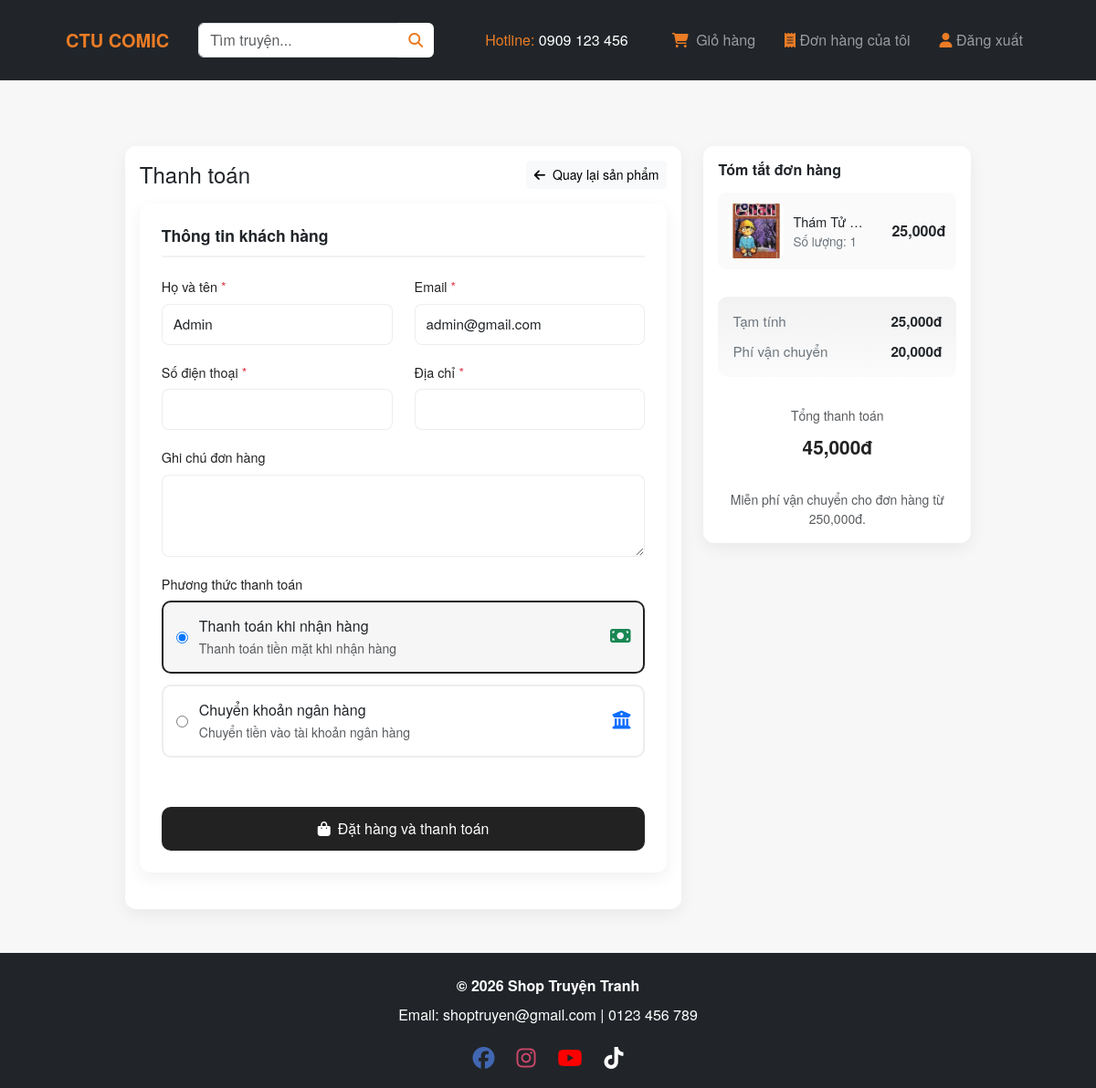
The page /checkout.php?product_id=1 (signed in) on the database its author committed.
### tables this page shows
CREATE TABLE `tai_khoan` (
  `ma_tk` int(11) NOT NULL,
  `ten_dang_nhap` varchar(100) DEFAULT NULL,
  `mat_khau` varchar(255) NOT NULL,
  `ho_ten` varchar(255) DEFAULT NULL,
  `email` varchar(255) DEFAULT NULL,
  `so_dien_thoai` varchar(20) DEFAULT NULL,
  `dia_chi` text DEFAULT NULL,
  `vai_tro` enum('admin','shipper','khach') DEFAULT 'khach',
  `trang_thai` tinyint(4) DEFAULT 1,
  `ngay_tao` timestamp NOT NULL DEFAULT current_timestamp()
);

CREATE TABLE `san_pham` (
  `ma_sp` int(11) NOT NULL,
  `ten_sp` varchar(255) NOT NULL,
  `tac_gia` varchar(255) DEFAULT NULL,
  `gia` decimal(10,2) NOT NULL,
  `gia_cu` decimal(10,2) DEFAULT NULL,
  `so_luong_ton` int(11) DEFAULT 0,
  `anh_sp` varchar(255) DEFAULT NULL,
  `mo_ta` text DEFAULT NULL,
  `ma_loai` int(11) DEFAULT NULL,
  `trang_thai` tinyint(4) DEFAULT 1,
  `ngay_tao` timestamp NOT NULL DEFAULT current_timestamp(),
  `ngay_cap_nhat` timestamp NOT NULL DEFAULT current_timestamp() ON UPDATE current_timestamp(),
  `ban_chay` tinyint(1) DEFAULT 0
);

### includes/cart_functions.php (called while the page is built, shortened)
<?php
function calculateCartTotals(array $productsById, ?array $cart = null): array
{
    $subtotal = 0;
    foreach ($cart as $item) {
        $id = $item['id'];
        $qty = max(0, (int)$item['qty']);
        $price = isset($productsById[$id]['gia']) ? (float)$productsById[$id]['gia'] : 0;
        $subtotal += $price * $qty;
    }
    $shipping = $subtotal === 0 ? 0 : ($subtotal >= 250000 ? 0 : 20000);
    $vat = 0;
    $total = max(0, $subtotal + $shipping);
    return [
        'subtotal' => $subtotal,
        'shipping' => $shipping,
        'vat' => $vat,
        'total' => $total,
    ];
}

### checkout.php (the view, shortened to what this page needs)
<?php
require __DIR__ . '/config/database.php';
require __DIR__ . '/includes/cart_functions.php';
$singleProductId = (int)($_GET['product_id'] ?? $_POST['product_id'] ?? 0);
$singleQuantity = max(1, (int)($_GET['quantity'] ?? $_POST['quantity'] ?? 1));
$singleMode = $singleProductId > 0;
$cart = [];
$productsById = [];
$currentUserId = null;
if (!empty($_SESSION['user']) && isset($_SESSION['user']['ma_tk'])) {
    $currentUserId = (int)$_SESSION['user']['ma_tk'];
}
if ($singleMode) {
    $stmt = $conn->prepare('SELECT ma_sp, ten_sp, gia, anh_sp FROM san_pham WHERE ma_sp = ? AND trang_thai = 1 LIMIT 1');
    if ($stmt) {
        $stmt->bind_param('i', $singleProductId);
        $stmt->execute();
        $product = $stmt->get_result()->fetch_assoc();
    } else {
        $product = null;
    }
    $cart = [
        ['id' => (int)$singleProductId, 'qty' => (int)$singleQuantity],
    ];
    $productsById[(int)$singleProductId] = $product;
}
$totals = calculateCartTotals($productsById, $cart);
$errors = [];
$values = [
    'fullname' => '',
    'email' => '',
    'phone' => '',
    'address' => '',
    'notes' => '',
    'payment' => 'cod',
];
if ($currentUserId !== null) {
    $stmt = $conn->prepare('SELECT ho_ten, email, so_dien_thoai, dia_chi FROM tai_khoan WHERE ma_tk = ? LIMIT 1');
    if ($stmt) {
        $stmt->bind_param('i', $currentUserId);
        $stmt->execute();
        $userRow = $stmt->get_result()->fetch_assoc();
        if ($userRow) {
            $values['fullname'] = $userRow['ho_ten'] ?? $values['fullname'];
            $values['email'] = $userRow['email'] ?? $values['email'];
            $values['phone'] = $userRow['so_dien_thoai'] ?? $values['phone'];
            $values['address'] = $userRow['dia_chi'] ?? $values['address'];
        }
    }
}
$orderPlaced = false;
$extraHead = '<link rel="stylesheet" href="assets/css/checkout.css">';
include __DIR__ . '/includes/header.php';
?>
<div class="container py-5">
    <?php if ($orderPlaced): ?>
        <div class="card p-4">
            <h4 class="mb-3">🎉 Đặt hàng thành công!</h4>
            <p class="mb-3">Chúng tôi sẽ liên hệ với bạn sớm nhất để xác nhận và giao hàng.</p>
            <a href="index.php" class="primary-btn">Tiếp tục mua sắm</a>
        </div>
    <?php else: ?>
        <div class="row g-4">
            <div class="col-lg-8">
                <div class="card p-3">
                    <div class="d-flex justify-content-between align-items-center mb-3">
                        <h4 class="mb-0">Thanh toán</h4>
                        <?php if ($singleMode): ?>
                            <a href="product-detail.php?id=<?php echo (int)$singleProductId; ?>" class="btn btn-sm btn-light">
                                <i class="fa fa-arrow-left me-2"></i>Quay lại sản phẩm
                            </a>
                        <?php else: ?>
                            <a href="cart.php" class="btn btn-sm btn-light">
                                <i class="fa fa-arrow-left me-2"></i>Quay lại giỏ hàng
                            </a>
                        <?php endif; ?>
                    </div>
                    <form method="post" novalidate>
                        <div class="card p-4 mb-4">
                            <h6 class="section-title">Thông tin khách hàng</h6>
                            <div class="row">
                                <div class="col-md-6 form-group">
                                    <label class="form-label">Họ và tên <span class="text-danger">*</span></label>
                                    <input type="text" name="fullname" class="form-control form-ctrl-qty <?php echo isset($errors['fullname']) ? 'is-invalid' : ''; ?>" value="<?php echo htmlspecialchars($values['fullname']); ?>" required>
                                </div>
                                <div class="col-md-6 form-group">
                                    <label class="form-label">Email <span class="text-danger">*</span></label>
                                    <input type="email" name="email" class="form-control form-ctrl-qty <?php echo isset($errors['email']) ? 'is-invalid' : ''; ?>" value="<?php echo htmlspecialchars($values['email']); ?>" required>
                                </div>
                            </div>
                            <div class="row">
                                <div class="col-md-6 form-group">
                                    <label class="form-label">Số điện thoại <span class="text-danger">*</span></label>
                                    <input type="tel" name="phone" class="form-control form-ctrl-qty <?php echo isset($errors['phone']) ? 'is-invalid' : ''; ?>" value="<?php echo htmlspecialchars($values['phone']); ?>" pattern="[0-9]{10,}" required>
                                </div>
                                <div class="col-md-6 form-group">
                                    <label class="form-label">Địa chỉ <span class="text-danger">*</span></label>
                                    <input type="text" name="address" class="form-control form-ctrl-qty <?php echo isset($errors['address']) ? 'is-invalid' : ''; ?>" value="<?php echo htmlspecialchars($values['address']); ?>" required>
                                </div>
                            </div>
                            <div class="form-group">
                                <label class="form-label">Ghi chú đơn hàng</label>
                                <textarea name="notes" class="form-control form-ctrl-qty" rows="3"><?php echo htmlspecialchars($values['notes']); ?></textarea>
                            </div>
                            <div class="form-group">
                                <label class="form-label">Phương thức thanh toán</label>
                                <div class="payment-method <?php echo $values['payment'] === 'cod' ? 'active' : ''; ?>" data-value="cod" onclick="selectPayment('cod')">
                                    <input id="paymentCod" type="radio" name="payment" value="cod" <?php echo $values['payment'] === 'cod' ? 'checked' : ''; ?>>
                                    <label for="paymentCod" class="mb-0">
                                        <div class="fw-500">Thanh toán khi nhận hàng</div>
                                        <small class="text-muted">Thanh toán tiền mặt khi nhận hàng</small>
                                    </label>
                                    <div class="ms-auto">
                                        <i class="fas fa-money-bill text-success fs-5"></i>
                                    </div>
                                </div>
                                <div class="payment-method <?php echo $values['payment'] === 'bank' ? 'active' : ''; ?>" data-value="bank" onclick="selectPayment('bank')">
                                    <input id="paymentBank" type="radio" name="payment" value="bank" <?php echo $values['payment'] === 'bank' ? 'checked' : ''; ?>>
                                    <label for="paymentBank" class="mb-0">
                                        <div class="fw-500">Chuyển khoản ngân hàng</div>
                                        <small class="text-muted">Chuyển tiền vào tài khoản ngân hàng</small>
                                    </label>
                                    <div class="ms-auto">
                                        <i class="fas fa-university text-primary fs-5"></i>
                                    </div>
                                </div>
                            </div>
                            <div class="d-grid mt-4">
                                <button type="submit" class="primary-btn btn-lg">
                                    <i class="fas fa-shopping-bag me-2"></i>Đặt hàng và thanh toán
                                </button>
                            </div>
                        </div>
                    </form>
                </div>
            </div>
            <div class="col-lg-4">
                <div class="card p-3">
                    <h6 class="fw-bold mb-3">Tóm tắt đơn hàng</h6>
                    <?php if (empty($cart)): ?>
                        <div class="text-center text-muted py-4">
                            Giỏ hàng trống.
                        </div>
                    <?php else: ?>
                        <?php foreach ($cart as $item):
                            $pid = (int)$item['id'];
                            $qty = (int)$item['qty'];
                            $product = $productsById[$pid] ?? null;
                            $name = htmlspecialchars($product['ten_sp']);
                            $price = (float)$product['gia'];
                            $lineTotal = $price * $qty;
                            $img = htmlspecialchars($product['anh_sp'] ?: 'default.jpg');
                        ?>
                            <div class="product-item-summary">
                                <img src="uploads/<?php echo $img; ?>" alt="<?php echo $name; ?>">
                                <div class="product-item-summary-info">
                                    <div class="product-item-summary-name"><?php echo $name; ?></div>
                                    <div class="product-item-summary-qty">Số lượng: <?php echo $qty; ?></div>
                                </div>
                                <div class="product-item-summary-price"><?php echo number_format($lineTotal); ?>đ</div>
                            </div>
                        <?php endforeach; ?>
                        <div class="total-box">
                            <div class="total-row">
                                <span class="total-label">Tạm tính</span>
                                <span class="total-value"><?php echo number_format($totals['subtotal']); ?>đ</span>
                            </div>
                            <div class="total-row">
                                <span class="total-label">Phí vận chuyển</span>
                                <span class="total-value"><?php echo number_format($totals['shipping']); ?>đ</span>
                            </div>
                        </div>
                        <div class="text-center py-3">
                            <div class="small text-muted mb-2">Tổng thanh toán</div>
                            <div class="fs-3 fw-bold grand-total"><?php echo number_format($totals['total']); ?>đ</div>
                        </div>
                        <div class="small text-muted text-center mt-3">
                            Miễn phí vận chuyển cho đơn hàng từ 250,000đ.
                        </div>
                    <?php endif; ?>
                </div>
            </div>
        </div>
    <?php endif; ?>
</div>
<?php include __DIR__ . '/includes/footer.php'; ?>

### assets/css/style.css (style rules this page uses)
body { margin: 0; font-family: "Helvetica Neue", Helvetica, Arial, sans-serif; background-color: #f7f7f7; color: #333333; }
.container { width: 90%; margin: auto; }

### assets/css/checkout.css (style rules this page uses)
:root { --bg: #f7f7f8; --card: #ffffff; --accent: #222; --muted: #6c757d; --success: #28a745; --danger: #dc3545; --rounded: 12px; }
body { background: var(--bg); color: var(--accent); font-family: "Helvetica Neue", Helvetica, Arial, sans-serif; }
.card { background: var(--card); border: none; border-radius: var(--rounded); box-shadow: 0 6px 18px rgba(17, 17, 17, 0.06); }
.form-ctrl-qty { border: 1px solid rgba(34, 34, 34, 0.08); border-radius: 8px; padding: 10px 12px; font-size: 0.95rem; transition: border-color 0.2s ease, box-shadow 0.2s ease; }
.form-label { font-weight: 500; font-size: 0.9rem; margin-bottom: 8px; color: var(--accent); }
.form-group { margin-bottom: 18px; }
.primary-btn { background: #222; color: #fff; border-radius: 10px; padding: 12px 18px; border: none; font-weight: 500; transition: all 0.3s ease; }
.section-title { font-weight: 600; font-size: 1.1rem; margin-bottom: 20px; padding-bottom: 12px; border-bottom: 2px solid rgba(34, 34, 34, 0.06); }
.payment-method { border: 2px solid rgba(34, 34, 34, 0.08); border-radius: 10px; padding: 14px; margin-bottom: 12px; cursor: pointer; transition: all 0.2s ease; display: flex; align-items: center; gap: 12px; }
.payment-method input[type="radio"] { cursor: pointer; }
.payment-method.active { border-color: #222; background: rgba(34, 34, 34, 0.04); }
.payment-method label { flex: 1; cursor: pointer; margin-bottom: 0; }
.product-item-summary { display: flex; gap: 10px; align-items: center; margin-bottom: 14px; padding: 12px; background: rgba(34, 34, 34, 0.02); border-radius: 8px; }
.product-item-summary img { width: 60px; height: 60px; object-fit: cover; border-radius: 6px; }
.product-item-summary-info { flex: 1; min-width: 0; }
.product-item-summary-name { font-weight: 500; font-size: 0.9rem; white-space: nowrap; overflow: hidden; text-overflow: ellipsis; }
.product-item-summary-qty { font-size: 0.85rem; color: var(--muted); }
.product-item-summary-price { font-weight: 600; text-align: right; min-width: 80px; }
.total-box { background: linear-gradient(180deg, rgba(34, 34, 34, 0.06), rgba(34, 34, 34, 0.02)); padding: 16px; border-radius: 10px; margin: 16px 0; }
.total-row { display: flex; justify-content: space-between; align-items: center; margin-bottom: 10px; font-size: 0.95rem; }
.total-row:last-child { margin-bottom: 0; }
.total-label { color: var(--muted); }
.total-value { font-weight: 600; text-align: right; }
.grand-total { font-size: 1.3rem !important; color: #222 !important; margin-top: 8px; }

### rows shown on the page
tai_khoan: fullname "Admin", email "admin@gmail.com"
san_pham: anh_sp (picture), ten_sp "Thám Tử…", qty "1", gia "25,000"

### other values the page prints
$totals['subtotal'] "25,000"
$totals['shipping'] "20,000"
$totals['total'] "45,000"
